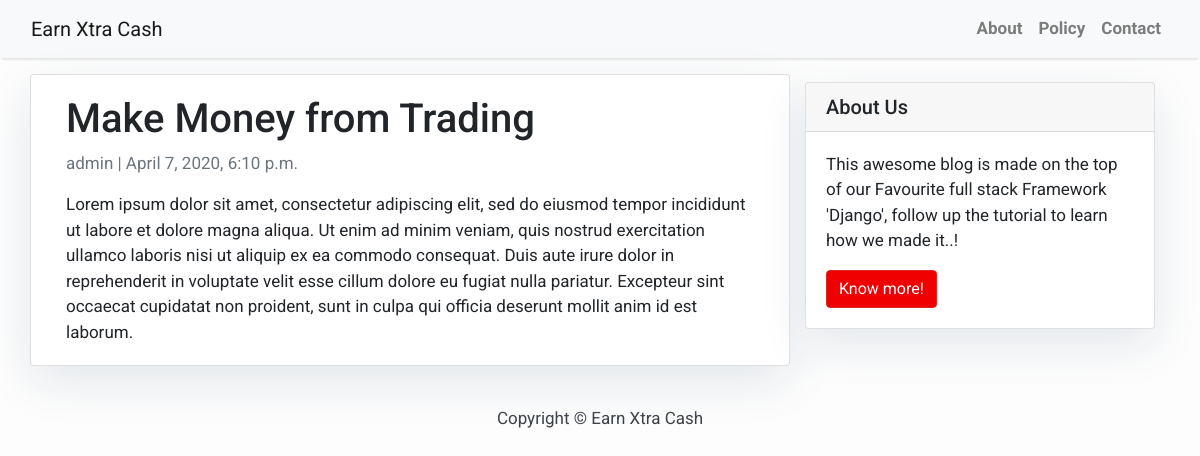
The app's page /make-money-trading/ with its own data.
### blog/models.py (models this page shows, shortened)
class Post(models.Model):
	title = models.CharField(max_length=200, unique=True)
	slug = models.SlugField(max_length=200, unique=True)
	author = models.ForeignKey(User, on_delete=models.CASCADE, related_name='blog_posts')
	updated_on = models.DateTimeField(auto_now=True)
	content = models.TextField()
	created_on = models.DateTimeField(auto_now_add=True)
	status = models.IntegerField(choices=STATUS, default=0)
	class Meta:
		ordering = ['-created_on']

### blog/views.py (the view)
# urls.py: path('<slug:slug>/', views.PostDetail.as_view(), name='post_detail'),
class PostDetail(generic.DetailView):
	model = Post
	template_name = 'post_detail.html'

### blog/templates/post_detail.html
{% extends 'base.html' %} {% block content %}
<div class="container">
  <div class="row">
    <div class="col-md-8 card mb-4  mt-3 left  top">
      <div class="card-body">
        <h1>{% block title %} {{ object.title }} {% endblock title %}</h1>
        <p class=" text-muted">{{ post.author }} | {{ post.created_on }}</p>
        <p class="card-text ">{{ object.content | safe }}</p>
      </div>
    </div>
    {% block sidebar %} {% include 'sidebar.html' %} {% endblock sidebar %}
  </div>
</div>
{% endblock content %}

### blog/templates/base.html (style rules this page uses)
body { font-family: "Roboto", sans-serif; font-size: 17px; background-color: #fdfdfd; }

### blog/templates/sidebar.html (style rules this page uses)
.card { box-shadow: 0 16px 48px #E3E7EB; }

### records on screen
Post: title "Make Money from Trading", author "admin", created_on "April 7, 2020, 6:10 p.m.", content "Lorem ipsum dolor sit amet, consectetur adipiscing elit, sed do eiusmod tempor incididunt ut labore et dolore magna aliqua. Ut enim ad minim veniam, quis nostrud exercitation ullamco laboris nisi ut aliquip ex ea commodo consequat. Duis aute irure dolor in reprehenderit in voluptate velit esse cillum dolore eu fugiat nulla pariatur. Excepteur sint occaecat cupidatat non proident, sunt in culpa qui officia deserunt mollit anim id est laborum."
